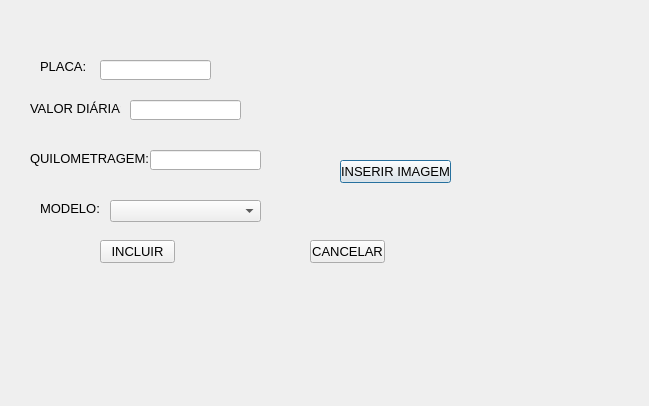
<?xml version="1.0" encoding="UTF-8"?>
<ui version="4.0">
 <class>TelaCadastrarVeiculo</class>
 <widget class="QDialog" name="TelaCadastrarVeiculo">
  <property name="geometry">
   <rect>
    <x>0</x>
    <y>0</y>
    <width>649</width>
    <height>406</height>
   </rect>
  </property>
  <property name="font">
   <font>
    <pointsize>10</pointsize>
   </font>
  </property>
  <property name="windowTitle">
   <string>Dialog</string>
  </property>
  <widget class="QLabel" name="label">
   <property name="geometry">
    <rect>
     <x>40</x>
     <y>60</y>
     <width>47</width>
     <height>13</height>
    </rect>
   </property>
   <property name="text">
    <string>PLACA:</string>
   </property>
  </widget>
  <widget class="QLineEdit" name="lineEditPlaca">
   <property name="geometry">
    <rect>
     <x>100</x>
     <y>60</y>
     <width>111</width>
     <height>20</height>
    </rect>
   </property>
  </widget>
  <widget class="QLabel" name="label_2">
   <property name="geometry">
    <rect>
     <x>30</x>
     <y>100</y>
     <width>91</width>
     <height>16</height>
    </rect>
   </property>
   <property name="text">
    <string>VALOR DIÁRIA:</string>
   </property>
  </widget>
  <widget class="QLineEdit" name="lineEditValorDiaria">
   <property name="geometry">
    <rect>
     <x>130</x>
     <y>100</y>
     <width>111</width>
     <height>20</height>
    </rect>
   </property>
  </widget>
  <widget class="QLabel" name="label_3">
   <property name="geometry">
    <rect>
     <x>30</x>
     <y>150</y>
     <width>121</width>
     <height>16</height>
    </rect>
   </property>
   <property name="text">
    <string>QUILOMETRAGEM:</string>
   </property>
  </widget>
  <widget class="QLineEdit" name="lineEditQuilometragem">
   <property name="geometry">
    <rect>
     <x>150</x>
     <y>150</y>
     <width>111</width>
     <height>20</height>
    </rect>
   </property>
  </widget>
  <widget class="QPushButton" name="pushButtonInserirImagem">
   <property name="geometry">
    <rect>
     <x>340</x>
     <y>160</y>
     <width>111</width>
     <height>23</height>
    </rect>
   </property>
   <property name="text">
    <string>INSERIR IMAGEM</string>
   </property>
  </widget>
  <widget class="QLabel" name="labelImagem">
   <property name="geometry">
    <rect>
     <x>350</x>
     <y>20</y>
     <width>111</width>
     <height>111</height>
    </rect>
   </property>
   <property name="text">
    <string/>
   </property>
  </widget>
  <widget class="QPushButton" name="pushButtonIncluir">
   <property name="geometry">
    <rect>
     <x>100</x>
     <y>240</y>
     <width>75</width>
     <height>23</height>
    </rect>
   </property>
   <property name="text">
    <string>INCLUIR</string>
   </property>
  </widget>
  <widget class="QPushButton" name="pushButtonCancelar">
   <property name="geometry">
    <rect>
     <x>310</x>
     <y>240</y>
     <width>75</width>
     <height>23</height>
    </rect>
   </property>
   <property name="text">
    <string>CANCELAR</string>
   </property>
  </widget>
  <widget class="QComboBox" name="comboBoxModelo">
   <property name="geometry">
    <rect>
     <x>110</x>
     <y>200</y>
     <width>151</width>
     <height>22</height>
    </rect>
   </property>
  </widget>
  <widget class="QLabel" name="label_4">
   <property name="geometry">
    <rect>
     <x>40</x>
     <y>200</y>
     <width>61</width>
     <height>16</height>
    </rect>
   </property>
   <property name="text">
    <string>MODELO:</string>
   </property>
  </widget>
 </widget>
 <tabstops>
  <tabstop>lineEditPlaca</tabstop>
  <tabstop>lineEditValorDiaria</tabstop>
  <tabstop>lineEditQuilometragem</tabstop>
  <tabstop>comboBoxModelo</tabstop>
  <tabstop>pushButtonInserirImagem</tabstop>
  <tabstop>pushButtonIncluir</tabstop>
  <tabstop>pushButtonCancelar</tabstop>
 </tabstops>
 <resources/>
 <connections/>
</ui>
